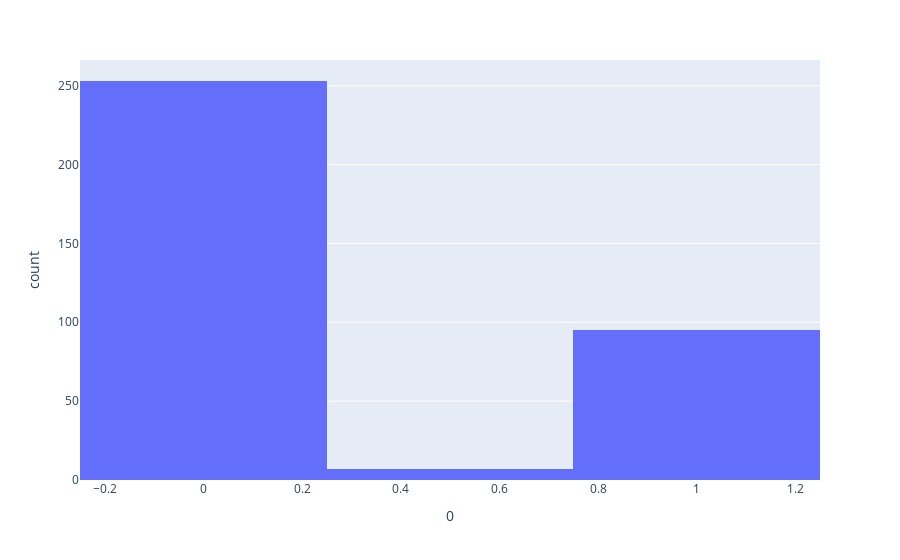

Notebook code for this chart:
### Code cell
import plotly.express as px


fig = px.histogram(t, x='0', nbins= 2)
fig.show()

### Figure 1 — Plotly figure (JSON) as saved in the notebook; plotly's stock layout.template omitted (floating-point values rounded to 4 significant figures; data arrays with more than 128 entries replaced by an {"elided": "..."} marker saying what was removed)
{"data": [{"alignmentgroup": "True", "bingroup": "x", "hovertemplate": "0=%{x}<br>count=%{y}<extra></extra>", "legendgroup": "", "marker": {"color": "#636efa", "pattern": {"shape": ""}}, "name": "", "nbinsx": 2, "offsetgroup": "", "orientation": "v", "showlegend": false, "type": "histogram", "x": {"elided": "355 float values"}, "xaxis": "x", "yaxis": "y"}], "layout": {"autosize": true, "barmode": "relative", "legend": {"tracegroupgap": 0}, "margin": {"t": 60}, "xaxis": {"anchor": "y", "autorange": false, "domain": [0, 1], "range": [-0.25, 1.25], "title": {"text": "0"}, "type": "linear"}, "yaxis": {"anchor": "x", "autorange": true, "domain": [0, 1], "range": [0, 266.3], "title": {"text": "count"}}}}
